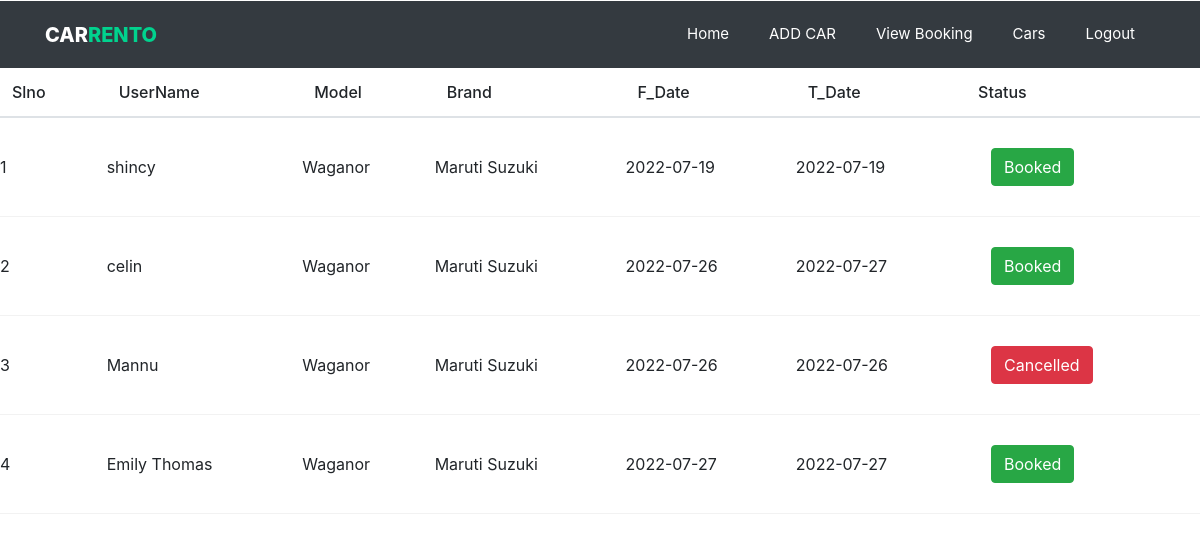
Page /admin/view_booking.php on the committed database.
### tables this page shows
CREATE TABLE `book` (
  `bookid` int(4) NOT NULL AUTO_INCREMENT,
  `carid` int(4) NOT NULL,
  `userid` int(4) NOT NULL,
  `f_date` date NOT NULL,
  `t_date` date NOT NULL,
  `status` varchar(150) NOT NULL,
  PRIMARY KEY (`bookid`)
);

CREATE TABLE `user` (
  `userid` int(4) NOT NULL AUTO_INCREMENT,
  `name` varchar(255) NOT NULL,
  `email` varchar(200) NOT NULL,
  `licence` varchar(150) NOT NULL,
  `licenceProof` varchar(200) NOT NULL,
  `address` varchar(200) NOT NULL,
  `mobile` varchar(10) NOT NULL,
  `password` varchar(150) NOT NULL,
  `usertype` varchar(150) NOT NULL,
  PRIMARY KEY (`userid`),
  UNIQUE KEY `email` (`email`)
);

CREATE TABLE `car` (
  `carid` int(4) NOT NULL AUTO_INCREMENT,
  `brand` varchar(200) NOT NULL,
  `model` varchar(255) NOT NULL,
  `ctype` varchar(255) NOT NULL,
  `seat` varchar(150) NOT NULL,
  `fuel` varchar(200) NOT NULL,
  `images` varchar(200) NOT NULL,
  `amount` varchar(200) NOT NULL,
  `stock` varchar(150) NOT NULL,
  PRIMARY KEY (`carid`)
);

### admin/view_booking.php (the view, shortened to what this page needs)
<?php
include 'dbconnect.php';
include 'header.php';
$result = mysqli_query($conn,"SELECT `name`,`model`,`brand`,`f_date`,`t_date`,`status` FROM book,car,user WHERE car.carid=book.carid AND book.userid=user.userid");
?>
<html>
     <head>
          <link rel="stylesheet" href="https://cdn.jsdelivr.net/npm/bootstrap@4.1.3/dist/css/bootstrap.min.css">
      </head>
    <body>
<form  method="POST">
<table class="table table-hover">
  <thead>
    <tr>
      <th scope="col">Slno</th>
      <th scope="col">UserName</th>
      <th scope="col">Model</th>
      <th scope="col">Brand</th>
      <th scope="col">F_Date</th>
      <th scope="col">T_Date</th>
      <th scope="col">Status</th>
    </tr>
  </thead>
 <?php
 $i = 1;
 if (mysqli_num_rows($result) > 0) {
  while($row = mysqli_fetch_array($result)) {
?>
    <tr>
    <td scope="col"><?php echo $i; ?></td>
      <td scope="col"><?php echo $row['name']; ?></td>
      <td scope="col"><?php echo $row['model']; ?></td>
      <td scope="col"><?php echo $row['brand']; ?></td>
      <td scope="col"><?php echo $row['f_date']; ?></td>
      <td scope="col"><?php echo $row['t_date']; ?></td>
      <?php if ($row['status']=='booked'){
        ?>
        <td><span class="btn btn-success">Booked</span></td>
      <?php }
      else{?>
        <td><span class="btn btn-danger">Cancelled</span></td> <?php
      } ?>
    </tr>
<?php
$i++;
?>
<?php
}
    }
   ?>
</table>
  </form>
</body>
</html>

### rows in the picture
book: userid.name "shincy", carid.model "Waganor", carid.brand "Maruti Suzuki", f_date "2022-07-19", t_date "2022-07-19", status "Booked"
book: userid.name "celin", carid.model "Waganor", carid.brand "Maruti Suzuki", f_date "2022-07-26", t_date "2022-07-27", status "Booked"
book: userid.name "Mannu", carid.model "Waganor", carid.brand "Maruti Suzuki", f_date "2022-07-26", t_date "2022-07-26", status "Cancelled"
book: userid.name "Emily Thomas", carid.model "Waganor", carid.brand "Maruti Suzuki", f_date "2022-07-27", t_date "2022-07-27", status "Booked"
